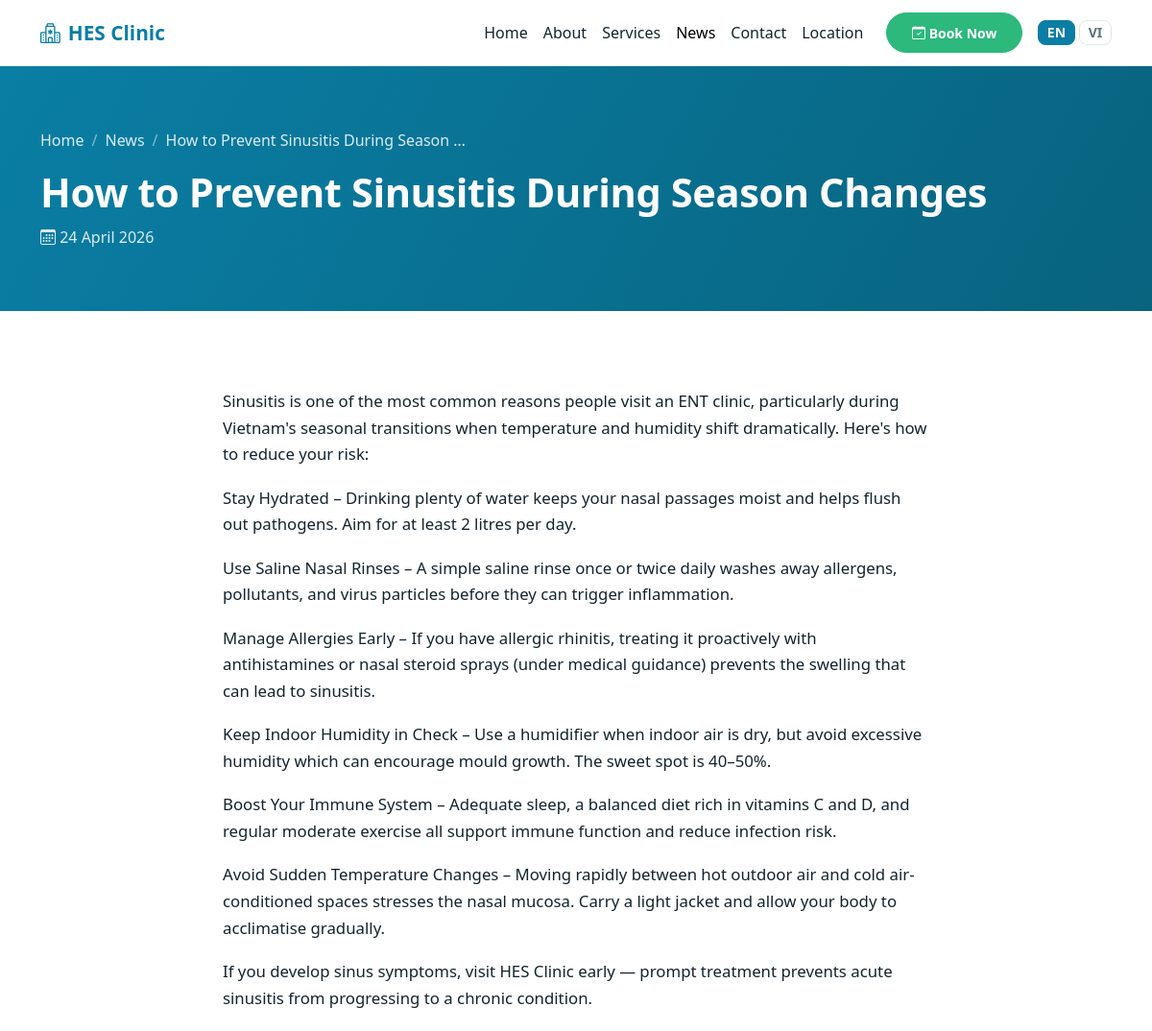
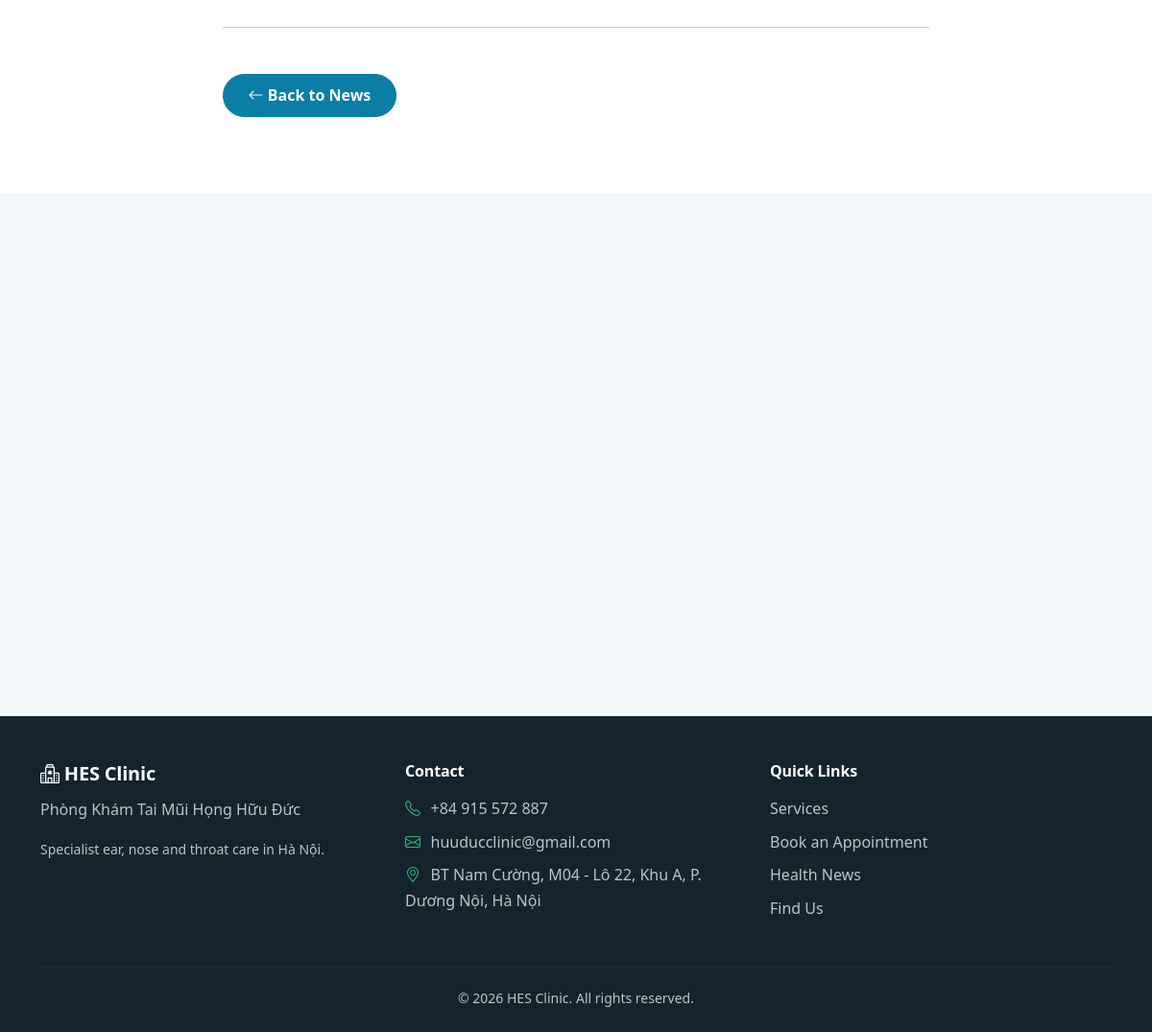
Screenshot of /news/prevent-sinusitis-during-season-changes/ with the database file from the repository (2 pictures, top to bottom).
### clinic/models.py (models this page shows, shortened)
class BilingualMixin:
    def localized(self, field):
        suffix = 'vi' if get_language() == 'vi' else 'en'
        return getattr(self, f'{field}_{suffix}')

class Article(BilingualMixin, models.Model):
    title_en = models.CharField(_('title (EN)'), max_length=300)
    title_vi = models.CharField(_('title (VI)'), max_length=300)
    content_en = models.TextField(_('content (EN)'))
    content_vi = models.TextField(_('content (VI)'))
    thumbnail = models.ImageField(_('thumbnail'), upload_to='articles/', blank=True, null=True)
    published_date = models.DateField(_('published date'), default=timezone.localdate)
    slug = models.SlugField(_('slug'), max_length=350, unique=True)
    class Meta:
        verbose_name = _('article')
        verbose_name_plural = _('articles')
        ordering = ['-published_date', '-id']
    def get_absolute_url(self):
        from django.urls import reverse
        return reverse('clinic:article_detail', kwargs={'slug': self.slug})
    @property
    def title(self):
        return self.localized('title')
    @property
    def content(self):
        return self.localized('content')
    @property
    def excerpt(self):
        text = ' '.join(self.content.split())
        return text[:180] + '…' if len(text) > 180 else text

### clinic/views.py (the view)
# urls.py: path('news/<slug:slug>/', views.article_detail, name='article_detail'),
def article_detail(request, slug):
    article = get_object_or_404(Article, slug=slug)
    return render(request, 'clinic/article_detail.html', {
        'article': article,
        'related': Article.objects.exclude(pk=article.pk)[:3],
    })

### clinic/context_processors.py (called while the page is built)
def clinic_info(request):
    return {
        'clinic': settings.CLINIC_INFO,
        'opening_hours': opening_hours.display_schedule(),
    }

### clinic/opening_hours.py (called while the page is built)
def format_windows(windows):
    if not windows:
        return str(_('Closed'))
    return ', '.join(
        '%s – %s' % (start.strftime('%H:%M'), end.strftime('%H:%M'))
        for start, end in windows
    )

def display_schedule():
    return [
        {'label': label, 'hours': format_windows(windows)}
        for label, windows in DISPLAY_SCHEDULE
    ]

### templates/clinic/article_detail.html (shortened to what this page needs)
{% extends "base.html" %}
{% load i18n %}
{% block content %}
<section class="page-header">
  <div class="container">
    <nav aria-label="breadcrumb">
      <ol class="breadcrumb breadcrumb-light">
        <li class="breadcrumb-item"><a href="{% url 'clinic:home' %}">{% trans "Home" %}</a></li>
        <li class="breadcrumb-item"><a href="{% url 'clinic:news' %}">{% trans "News" %}</a></li>
        <li class="breadcrumb-item active" aria-current="page">{{ article.title|truncatechars:40 }}</li>
      </ol>
    </nav>
    <h1>{{ article.title }}</h1>
    <p><i class="bi bi-calendar3"></i> {{ article.published_date|date:"d F Y" }}</p>
  </div>
</section>
<section class="section">
  <div class="container">
    <div class="row justify-content-center">
      <div class="col-lg-8">
        <div class="article-content">{{ article.content|linebreaks }}</div>
        <hr class="my-5">
        <a href="{% url 'clinic:news' %}" class="btn btn-primary-clinic">
          <i class="bi bi-arrow-left"></i> {% trans "Back to News" %}
        </a>
      </div>
    </div>
  </div>
</section>
{% if related %}
<section class="section section-alt">
  <div class="container">
    <div class="row g-4">
    </div>
  </div>
</section>
{% endif %}
{% endblock %}

### templates/base.html (shortened to what this page needs)
{% load static i18n %}<!doctype html>
<html lang="{{ LANGUAGE_CODE }}">
<head>
  <link rel="stylesheet" href="https://cdn.jsdelivr.net/npm/bootstrap@5.3.3/dist/css/bootstrap.min.css">
  <link rel="stylesheet" href="https://cdn.jsdelivr.net/npm/bootstrap-icons@1.11.3/font/bootstrap-icons.min.css">
  <link rel="stylesheet" href="{% static 'css/main.css' %}">
</head>
<body>
<nav class="navbar navbar-expand-lg sticky-top site-nav">
  <div class="container">
    <a class="navbar-brand" href="{% url 'clinic:home' %}">
      <i class="bi bi-hospital"></i>
      <span>{% trans "HES Clinic" %}</span>
    </a>
    <div class="collapse navbar-collapse" id="mainNav">
      <ul class="navbar-nav ms-auto align-items-lg-center">
        <li class="nav-item"><a class="nav-link" href="{% url 'clinic:home' %}">{% trans "Home" %}</a></li>
        <li class="nav-item"><a class="nav-link" href="{% url 'clinic:about' %}">{% trans "About" %}</a></li>
        <li class="nav-item"><a class="nav-link" href="{% url 'clinic:services' %}">{% trans "Services" %}</a></li>
        <li class="nav-item"><a class="nav-link" href="{% url 'clinic:news' %}">{% trans "News" %}</a></li>
        <li class="nav-item"><a class="nav-link" href="{% url 'clinic:contact' %}">{% trans "Contact" %}</a></li>
        <li class="nav-item"><a class="nav-link" href="{% url 'clinic:location' %}">{% trans "Location" %}</a></li>
        <li class="nav-item ms-lg-3">
          <a class="btn btn-accent btn-sm" href="{% url 'clinic:appointment' %}">
            <i class="bi bi-calendar-check"></i> {% trans "Book Now" %}
          </a>
        </li>
        <li class="nav-item ms-lg-3 lang-toggle">
          <form action="{% url 'set_language' %}" method="post" class="d-flex gap-1">
            <button type="submit" name="language" value="en"
                    class="btn btn-sm btn-lang {% if LANGUAGE_CODE == 'en' %}active{% endif %}">EN</button>
            <button type="submit" name="language" value="vi"
                    class="btn btn-sm btn-lang {% if LANGUAGE_CODE == 'vi' %}active{% endif %}">VI</button>
          </form>
        </li>
      </ul>
    </div>
  </div>
</nav>
<main>
  {% block content %}{% endblock %}
</main>
<footer class="site-footer">
  <div class="container">
    <div class="row g-4">
      <div class="col-lg-4">
        <h5 class="footer-brand"><i class="bi bi-hospital"></i> {% trans "HES Clinic" %}</h5>
        <p class="text-muted-light">{{ clinic.name_vi }}</p>
        <p class="text-muted-light small">
          {% trans "Specialist ear, nose and throat care in Hà Nội." %}
        </p>
      </div>
      <div class="col-lg-4">
        <h6>{% trans "Contact" %}</h6>
        <ul class="list-unstyled footer-list">
          <li><i class="bi bi-telephone"></i> <a href="tel:{{ clinic.phone|cut:' ' }}">{{ clinic.phone }}</a></li>
          <li><i class="bi bi-envelope"></i> <a href="mailto:{{ clinic.email }}">{{ clinic.email }}</a></li>
          <li><i class="bi bi-geo-alt"></i> {{ clinic.address }}</li>
        </ul>
      </div>
      <div class="col-lg-4">
        <h6>{% trans "Quick Links" %}</h6>
        <ul class="list-unstyled footer-list">
          <li><a href="{% url 'clinic:services' %}">{% trans "Services" %}</a></li>
          <li><a href="{% url 'clinic:appointment' %}">{% trans "Book an Appointment" %}</a></li>
          <li><a href="{% url 'clinic:news' %}">{% trans "Health News" %}</a></li>
          <li><a href="{% url 'clinic:location' %}">{% trans "Find Us" %}</a></li>
        </ul>
      </div>
    </div>
    <hr>
    <p class="text-center small mb-0 text-muted-light">
      &copy; {% now "Y" %} {% trans "HES Clinic" %}. {% trans "All rights reserved." %}
    </p>
  </div>
</footer>
</body>
</html>

### static/css/main.css (style rules this page uses)
:root { --clinic-primary: #0a7ea4; --clinic-primary-dark: #08637f; --clinic-accent: #2db87c; --clinic-accent-dark: #229463; --clinic-ink: #14242c; --clinic-muted: #5b7079; --clinic-surface: #ffffff; --clinic-surface-alt: #f2f7f9; --clinic-border: #dde7eb; --clinic-radius: 14px; --clinic-shadow: 0 4px 20px rgba(10, 126, 164, 0.08); --clinic-shadow-lg: 0 12px 32px rgba(10, 126, 164, 0.16); }
body { font-family: "Segoe UI", system-ui, -apple-system, "Helvetica Neue", sans-serif; color: var(--clinic-ink); background: var(--clinic-surface); line-height: 1.65; }
h1, h2, h3, h4, h5, h6 { font-weight: 700; letter-spacing: -0.01em; }
a { color: var(--clinic-primary); text-decoration: none; }
.text-muted-light { color: rgba(255, 255, 255, 0.72); }
.btn-primary-clinic { background: var(--clinic-primary); border: 1px solid var(--clinic-primary); color: #fff; border-radius: 999px; padding: 0.6rem 1.6rem; font-weight: 600; transition: background 0.2s ease, transform 0.2s ease; }
.btn-accent { background: var(--clinic-accent); border: 1px solid var(--clinic-accent); color: #fff; border-radius: 999px; padding: 0.6rem 1.6rem; font-weight: 600; transition: background 0.2s ease, transform 0.2s ease; }
.btn-lang { border: 1px solid var(--clinic-border); background: transparent; color: var(--clinic-muted); border-radius: 8px; font-weight: 600; padding: 0.15rem 0.55rem; line-height: 1.4; }
.btn-lang.active, .btn-lang:hover { background: var(--clinic-primary); border-color: var(--clinic-primary); color: #fff; }
.site-nav { background: rgba(255, 255, 255, 0.96); backdrop-filter: blur(8px); border-bottom: 1px solid var(--clinic-border); padding-block: 0.75rem; }
.site-nav .navbar-brand { font-weight: 800; font-size: 1.3rem; color: var(--clinic-primary); display: inline-flex; align-items: center; gap: 0.5rem; }
.site-nav .nav-link { color: var(--clinic-ink); font-weight: 500; padding-inline: 0.9rem; position: relative; }
.site-nav .nav-link::after { content: ""; position: absolute; left: 0.9rem; right: 0.9rem; bottom: 0.25rem; height: 2px; background: var(--clinic-accent); transform: scaleX(0); transition: transform 0.2s ease; }
.page-header { background: linear-gradient(120deg, var(--clinic-primary), var(--clinic-primary-dark)); color: #fff; padding: clamp(2.5rem, 6vw, 4rem) 0; }
.page-header h1 { font-size: clamp(1.8rem, 4vw, 2.6rem); margin-bottom: 0.5rem; }
.page-header p { color: rgba(255, 255, 255, 0.85); margin-bottom: 0; }
.breadcrumb-light .breadcrumb-item, .breadcrumb-light .breadcrumb-item a { color: rgba(255, 255, 255, 0.85); }
.breadcrumb-light .breadcrumb-item + .breadcrumb-item::before { color: rgba(255, 255, 255, 0.5); }
.section { padding: clamp(3rem, 7vw, 5rem) 0; }
.section-alt { background: var(--clinic-surface-alt); }
.article-content { font-size: 1.05rem; }
.article-content p { margin-bottom: 1.1rem; }
.site-footer { background: var(--clinic-ink); color: #fff; padding: 3rem 0 1.5rem; }
.site-footer h6 { color: #fff; margin-bottom: 1rem; }
.footer-brand { color: #fff; font-weight: 800; margin-bottom: 0.75rem; }
.footer-list li { margin-bottom: 0.5rem; color: rgba(255, 255, 255, 0.72); }
.footer-list a { color: rgba(255, 255, 255, 0.72); }
.footer-list i { color: var(--clinic-accent); margin-right: 0.4rem; }
.site-footer hr { border-color: rgba(255, 255, 255, 0.15); margin: 2rem 0 1.25rem; }

### rows the page displays
Article: title "How to Prevent Sinusitis During Season …", title "How to Prevent Sinusitis During Season Changes", published_date "24 April 2026", content "Sinusitis is one of the most common reasons people visit an ENT clinic, particularly during Vietnam's seasonal transitions when temperature and humidity shift dramatically. Here's how to reduce your risk: Stay Hydrated – Drinking plenty of water keeps your nasal passages moist and helps flush out pathogens. Aim for at least 2 litres per day. Use Saline Nasal Rinses – A simple saline rinse once or twice daily washes away allergens, pollutants, and virus particles before they can trigger inflammation. Manage Allergies Early – If you have allergic rhinitis, treating it proactively with antihistamines or nasal steroid sprays (under medical guidance) prevents the swelling that can lead to…"

### other values shown
{{ clinic.name_vi }} "Phòng Khám Tai Mũi Họng Hữu Đức"
{{ clinic.phone }} "+84 915 572 887"
{{ clinic.email }} "huuducclinic@gmail.com"
{{ clinic.address }} "BT Nam Cường, M04 - Lô 22, Khu A, P. Dương Nội, Hà Nội"
